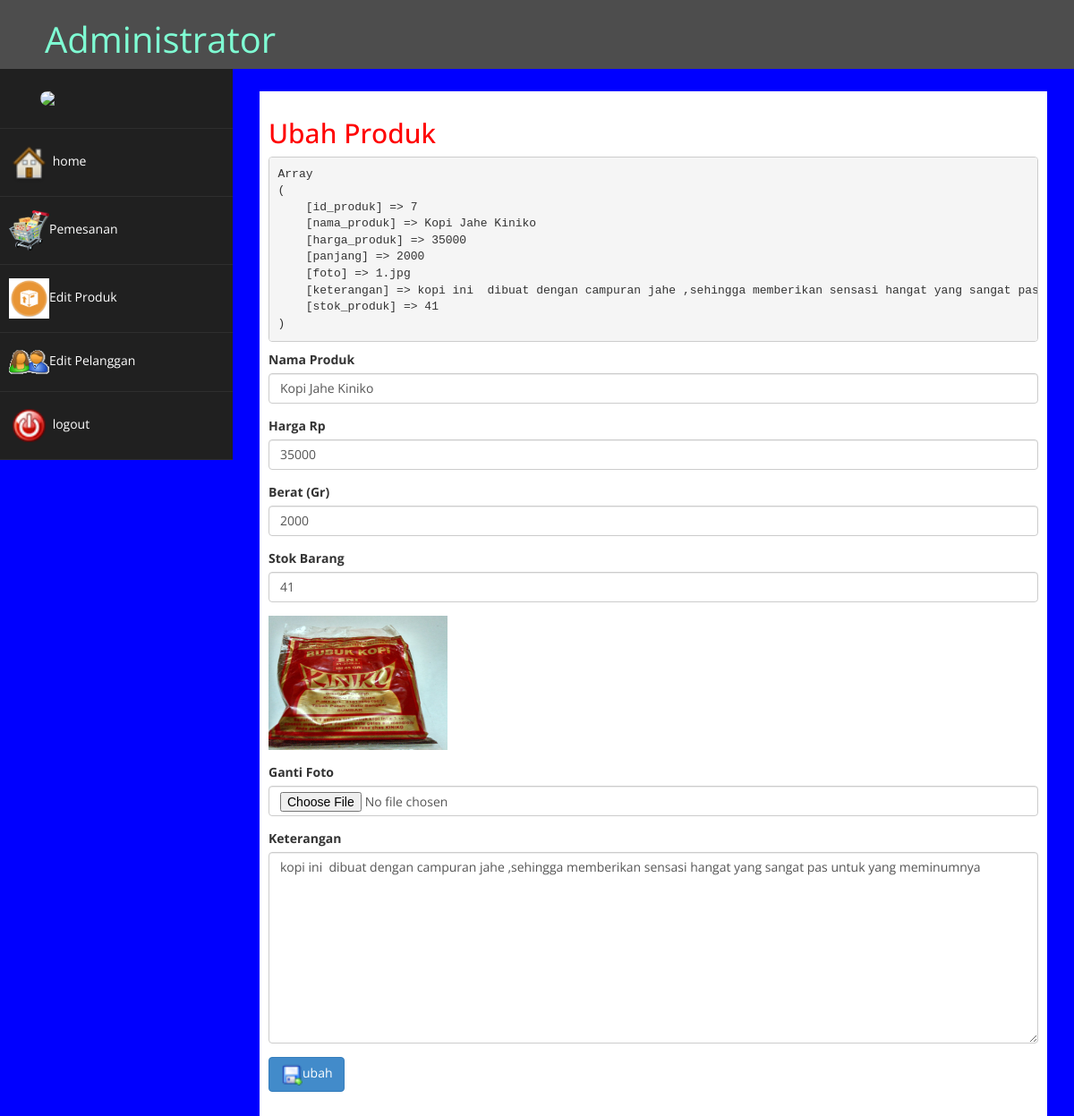
The app's page /admin/index.php?halaman=ubahproduk&id=7 (signed in) with its own data.
### tables this page shows
CREATE TABLE `produk` (
  `id_produk` int(11) NOT NULL auto_increment,
  `nama_produk` varchar(255) NOT NULL,
  `harga_produk` int(255) NOT NULL,
  `panjang` int(255) NOT NULL,
  `foto` varchar(255) NOT NULL,
  `keterangan` text NOT NULL,
  `stok_produk` int(200) NOT NULL,
  PRIMARY KEY  (`id_produk`)
);

### admin/ubahproduk.php (the view, shortened to what this page needs)
<h2>Ubah Produk</h2>
<?php
$ambil=$koneksi->query("SELECT * FROM produk WHERE id_produk='$_GET[id]'");
$pecah= $ambil->fetch_assoc();
echo "<pre>";
print_r($pecah);
echo "</pre>";
?>
<form method="post" enctype="multipart/form-data">
	<div class="form-group">
		<label>Nama Produk</label>
		<input type="text" name="nama" class="form-control" value="<?php echo $pecah['nama_produk']; ?>">
	</div>
	<div class="form-group">
		<label>Harga Rp</label>
		<input type="number" class="form-control" name="harga" value="<?php echo $pecah['harga_produk']; ?>">
	</div>
	<div class="form-group">
		<label>Berat (Gr)</label>
		<input type="number" class="form-control" name="panjang" value="<?php echo $pecah['panjang']; ?>">
	</div>
	<div class="form-group">
		<label>Stok Barang</label>
		<input type="number" class="form-control" name="stok" value="<?php echo $pecah['stok_produk']; ?>">
	</div>
	<div class="form-group">
		<img src="../foto_produk/<?php echo $pecah['foto'] ?>" width="200">
	</div>
	<div class="form-group">
		<label>Ganti Foto</label>
		<input type="file" name="foto" class="form-control">
	</div>
	<div class="form-group">
		<label>Keterangan</label>
	    <textarea name="keterangan" class="form-control" rows="10"><?php echo $pecah['keterangan'];?></textarea>
	</div>
	<button class="btn btn-primary" name="ubah"><img src="assets/img/save.png" width='25' height='25'>ubah</button>
</form>

### admin/assets/css/custom.css (style rules this page uses)
body { font-family: 'Open Sans', sans-serif; }
h2 { color: #f00; }

### records on screen
produk: nama "Kopi Jahe Kiniko", harga "35000", panjang "2000", stok "41", foto (picture), keterangan "kopi ini dibuat dengan campuran jahe ,sehingga memberikan sensasi hangat yang sangat pas untuk yang meminumnya"
